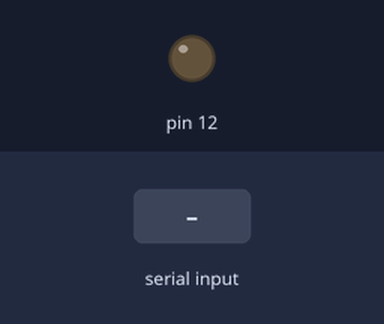
The sketch below on a simulated Arduino Uno, built with avr-gcc and run on an emulated ATmega328P. On the bench: output pins drawn as LEDs (lit = HIGH). Dashed ring = blinking. The test bench sets the inputs (shaded band). What the sketch prints to the serial monitor is not drawn.

Above: at 1.2 s.
1.3 s: "90,45\n" received over Serial
At 1.7 s:
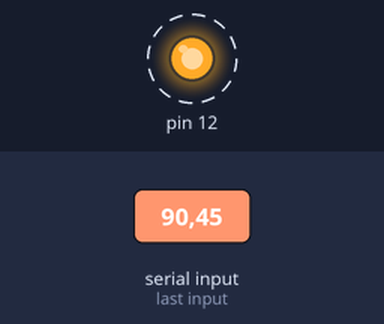
Timing chart, 0 to 10.3 s (numbered marks = the images above; inputs shaded):
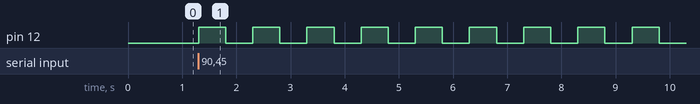

Measured:
- after the input at 1.3 s, pin 12: alternates HIGH for 0.50 s and LOW for 0.50 s, starting at once

The sketch:

Reading_from_serial_monitor.ino
```cpp
String msg1 = "Please enter the number ";
String msg2 = "Your number is: ";
int blinks;
int j;

void setup() {
  pinMode(12, OUTPUT);
  Serial.begin(9600);

}

void loop() {
  Serial.println(msg1);
  while (Serial.available() == 0)
  {

  }
  blinks = Serial.parseInt();
  for (j=1;j<=blinks;j=j+1) {
    digitalWrite(12, HIGH);
    delay(500);
    digitalWrite(12, LOW);
    delay(500);
  }

}
```
